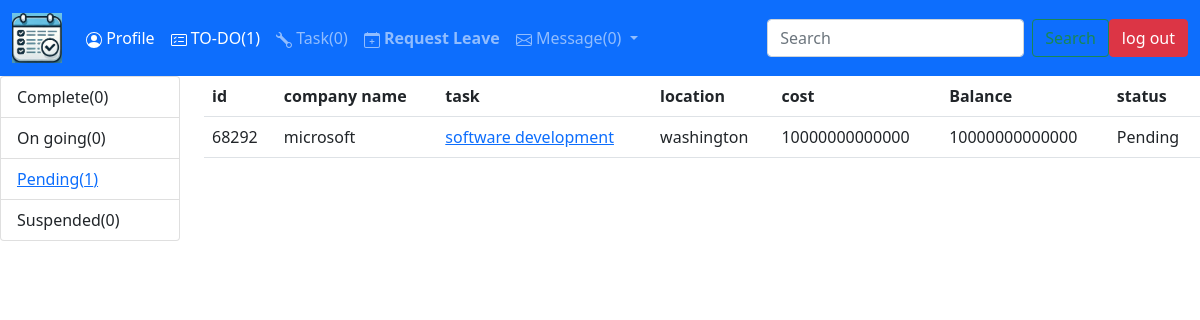
Page /taskboard/pen (signed in) on the committed database.
### main.py (models this page shows)
class Task(db.Model):
    __tablename__ = "tasks"
    id = db.Column(db.Integer, primary_key=True)
    task_id = db.Column(db.String(30), nullable=False)
    location = db.Column(db.String(30), nullable=False)
    task_name = db.Column(db.String(30), nullable=False)
    status = db.Column(db.String(30), nullable=False)
    cost = db.Column(db.Integer)
    payment = db.Column(db.Integer)
    startDate= db.Column(db.String(300))
    stopDate = db.Column(db.String(300))
    staff_pending = db.Column(db.String(300))
    staff_accepted = db.Column(db.String(300))
    staff_rejected = db.Column(db.String(300))
    company_id = db.Column(db.Integer, db.ForeignKey('company.id'))
    company_name = relationship("Company", back_populates='task', lazy='subquery')
    comment = relationship("Comment", back_populates='task_name', lazy='subquery')

class Company(db.Model):
    __tablename__ = 'company'
    id = db.Column(db.Integer, primary_key=True)
    name = db.Column(db.String(30), nullable=False)
    location = db.Column(db.String(30), nullable=False)
    contact = db.Column(db.String(30))
    mail = db.Column(db.String(30))
    task = relationship("Task", back_populates='company_name', lazy='subquery')

### main.py (the view, shortened to what this page needs)
@app.route("/taskboard/<status>", methods=['POST', 'GET'])
@login_required
def taskboard(status):
    data1 = []
    details = staff_stat(current_user)
    with app.app_context():
        taskss = current_user.working
    if taskss is not None:
        taskss = taskss.split(",")
        for tsk in taskss:
            if tsk.isnumeric():
                data1.append(db.get_or_404(Task, int(tsk)))
    info = task_info(data1)
    if status != 'None':
        data1 = details[status][0]
    return render_template('home.html', data=data1, db_head=db_head,comp=info, details=details, remove=indeptDetails, webpage='taskboard', num_mail=mail_counter())

### functionality.py (called while the page is built)
def task_info(tasks):
    if tasks:
        comp = [task for task in tasks if task.status=='Completed']
        on_going = [task for task in tasks if task.status=='On going']
        suspend = [task for task in tasks if task.status=='Suspended']
        pending = [task for task in tasks if task.status=='Pending']
        info = {
            'cm': (comp, len(comp)),
            'on': (on_going, len(on_going)),
            'su': (suspend, len(suspend)),
            'pn': (pending, len(pending))
        }
    else:
        info = {
            'cm': ([], 0),
            'on': ([], 0),
            'su': ([], 0),
            'pn': ([], 0)
        }
    return info

### main.py (called while the page is built)
@login_manager.user_loader
def load_user(user_id):
    return db.get_or_404(User, user_id)

def mail_counter():
    messages = db.session.query(Messages).all()
    messages = [message for message in messages if message.receiver == current_user.id_name]
    messages = [message for message in messages if message.read is False]
    return len(messages)

### templates/home.html (shortened to what this page needs)
{% extends 'header.html' %}
    {% block content%}
<div class="row">
    <div class="col-2">
        {% if current_user.privilege == 'Administrator' %}
        <ul class="list-group">
            {% if comp['cm'][1]==0 %}
                <li class="list-group-item">Complete({{comp['cm'][1]}})</li>
            {% else %}
                <li class="list-group-item"><a href="{{url_for('task_list', company=company, status='cm')}}"> Complete({{comp['cm'][1]}})</a></li>
            {% endif %}
            {% if comp['on'][1]==0 %}
                <li class="list-group-item">On going({{comp['on'][1]}})</li>
            {% else %}
                <li class="list-group-item"><a href="{{url_for('task_list', company=company, status='on')}}">On going({{comp['on'][1]}})</a></li>
            {% endif %}
            {% if comp['pn'][1]==0 %}
                <li class="list-group-item">Pending({{comp['pn'][1]}})</li>
            {% else %}
                <li class="list-group-item"><a href="{{url_for('task_list', company=company, status='pn')}}">Pending({{comp['pn'][1]}})</a></li>
            {% endif %}
            {% if comp['su'][1]==0 %}
                <li class="list-group-item">Suspended({{comp['su'][1]}})</li>
            {% else %}
                <li class="list-group-item"><a href="{{url_for('task_list', company=company, status='su')}}">Suspended({{comp['su'][1]}})</a></li>
            {% endif %}
        </ul>
        {% else %}
            <ul class="list-group">
            {% if details['comp'][1]==0 %}
                <li class="list-group-item">Complete(0)</li>
            {% else %}
                <li class="list-group-item"><a href="{{url_for('taskboard', status='comp')}}"> Complete({{details['comp'][1]}})</a></li>
            {% endif %}
            {% if details['on'][1]==0 %}
                <li class="list-group-item">On going(0)</li>
            {% else %}
                <li class="list-group-item"><a href="{{url_for('taskboard', status='on')}}">On going({{details['on'][1]}})</a></li>
            {% endif %}
            {% if details['pen'][1]==0 %}
                <li class="list-group-item">Pending(0)</li>
            {% else %}
                <li class="list-group-item"><a href="{{url_for('taskboard', status='pen')}}">Pending({{details['pen'][1]}})</a></li>
            {% endif %}
            {% if details['susp'][1]==0 %}
                <li class="list-group-item">Suspended(0)</li>
            {% else %}
                <li class="list-group-item"><a href="{{url_for('taskboard', status='susp')}}">Suspended({{details['susp'][1]}})</a></li>
            {% endif %}
        </ul>
        {% endif %}
    </div>
    <div class="col-10">
        <table class="table table-hover">
        <tr>
        {% for details in db_head %}
            {% if details in remove %}
                {{pass}}
            {% elif details == 'assign' %}
                <th>location</th>
            {% else %}
                <th>{{details}}</th>
            {% endif%}
        {% endfor %}
        </tr>
        {% for details in data %}
        <tr>
            <td>{{details.task_id}}</td>
            <td>{{details.company_name.name}}</td>
            <td><a href="{{url_for('taskDetails',task_id=details.id)}}">{{details.task_name}}</a></td>
            <td>{{details.location}}</td>
            <td>{{details.cost}}</td>
            <td>{{details.cost - details.payment}}</td>
            <td>{{details.status}}</td>
        </tr>
        {% endfor %}
    </table>
{% endblock %}

### rows in the picture
Task: task_id "68292", company_name.name "microsoft", task_name "software development", location "washington", cost "10000000000000", details.cost-details.payment "10000000000000", status "Pending"

### other values in the picture
{{ details['pen'][1] }} "1"
{{ details['on'][1] }} "0"
{{ num_mail }} "0"
{{ details }} "id" "company name" "task" "cost" "Balance" "status"
